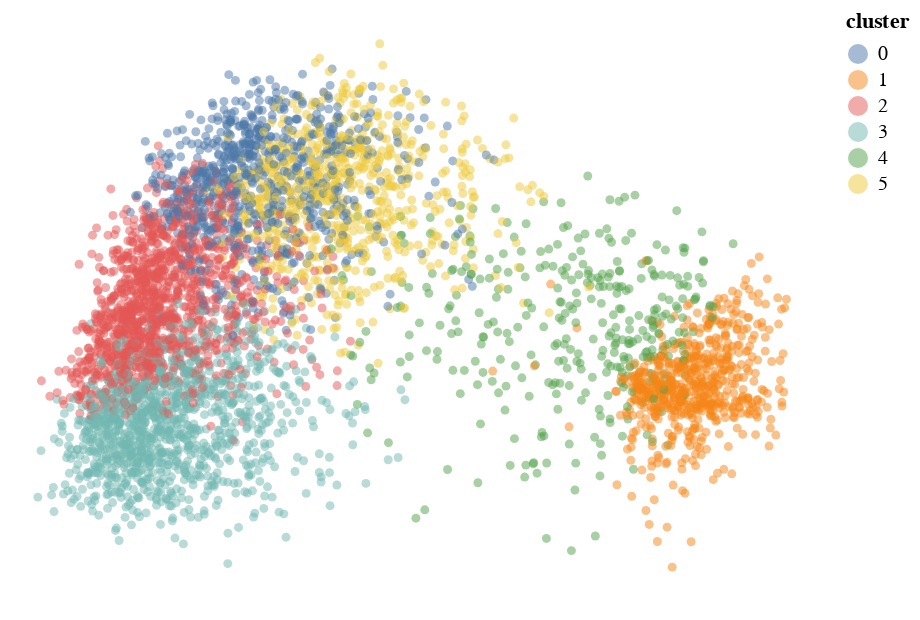

This figure's notebook cell:
### Markdown cell above
## Chart

### Code cell
import altair as alt

alt.Chart(document_vectors.sample(5000)).mark_circle(opacity=0.5, size=20).encode(
    x=alt.X('x', axis=None),
    y=alt.Y('y', axis=None),
    color='cluster:N'
).configure_axis(
    grid=False
).configure_view(
        strokeWidth=0
    )

### Figure 1 — Vega-Lite specification as saved in the notebook (floating-point values rounded to 4 significant figures; data arrays with more than 128 entries replaced by an {"elided": "..."} marker saying what was removed)
{"config": {"view": {"continuousWidth": 400, "continuousHeight": 300, "strokeWidth": 0}, "axis": {"grid": false}}, "data": {"name": "data-4b562a52d6806b53a2bcbc73998bd9d4"}, "mark": {"type": "circle", "opacity": 0.5, "size": 20}, "encoding": {"color": {"type": "nominal", "field": "cluster"}, "x": {"type": "quantitative", "axis": null, "field": "x"}, "y": {"type": "quantitative", "axis": null, "field": "y"}}, "$schema": "https://vega.github.io/schema/vega-lite/v4.0.2.json", "datasets": {"data-4b562a52d6806b53a2bcbc73998bd9d4": {"elided": "5000 records"}}}
